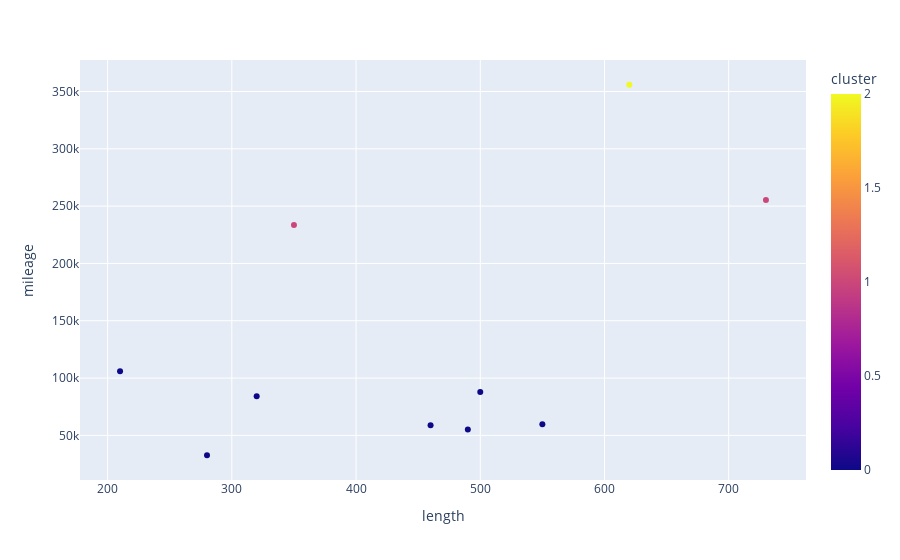

The notebook cell saved with this chart:
### Markdown cell above
Now look at the clusters found below. Do they make sense? What has caused this behavior? (we have seen this problem before)

### Code cell
# Extract the features for clustering
features = ['length', 'mileage']
X = df[features]

# Perform k-means clustering
kmeans = KMeans(n_clusters=3, random_state=0, n_init='auto')
kmeans.fit(X)

# Add cluster labels to the dataframe
df['cluster'] = kmeans.labels_

# Plot the clusters
fig = px.scatter(df, x='length', y='mileage', color='cluster')
fig.show()

### Figure 1 — Plotly figure (JSON) as saved in the notebook; plotly's stock layout.template omitted (floating-point values rounded to 4 significant figures)
{"data": [{"hovertemplate": "length=%{x}<br>mileage=%{y}<br>cluster=%{marker.color}<extra></extra>", "legendgroup": "", "marker": {"color": [1, 0, 0, 0, 2, 0, 1, 0, 0, 0], "coloraxis": "coloraxis", "symbol": "circle"}, "mode": "markers", "name": "", "orientation": "v", "showlegend": false, "type": "scatter", "x": [350, 500, 550, 280, 620, 320, 730, 490, 210, 460], "xaxis": "x", "y": [233587, 87915, 59819, 32682, 355894, 84232, 255416, 55188, 105879, 58792], "yaxis": "y"}], "layout": {"coloraxis": {"colorbar": {"title": {"text": "cluster"}}, "colorscale": [[0, "#0d0887"], [0.1111, "#46039f"], [0.2222, "#7201a8"], [0.3333, "#9c179e"], [0.4444, "#bd3786"], [0.5556, "#d8576b"], [0.6667, "#ed7953"], [0.7778, "#fb9f3a"], [0.8889, "#fdca26"], [1, "#f0f921"]]}, "legend": {"tracegroupgap": 0}, "margin": {"t": 60}, "xaxis": {"anchor": "y", "domain": [0, 1], "title": {"text": "length"}}, "yaxis": {"anchor": "x", "domain": [0, 1], "title": {"text": "mileage"}}}}
